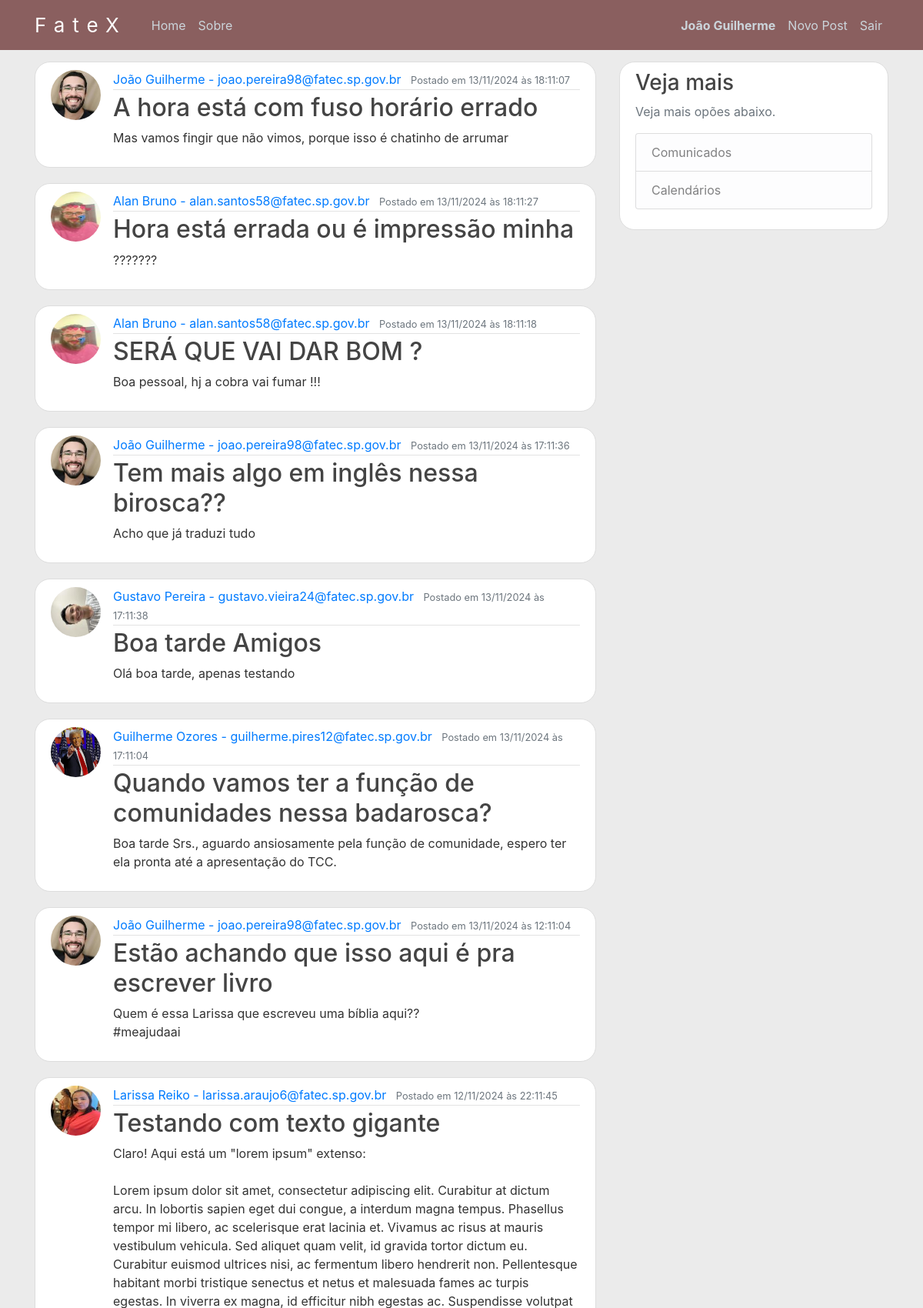
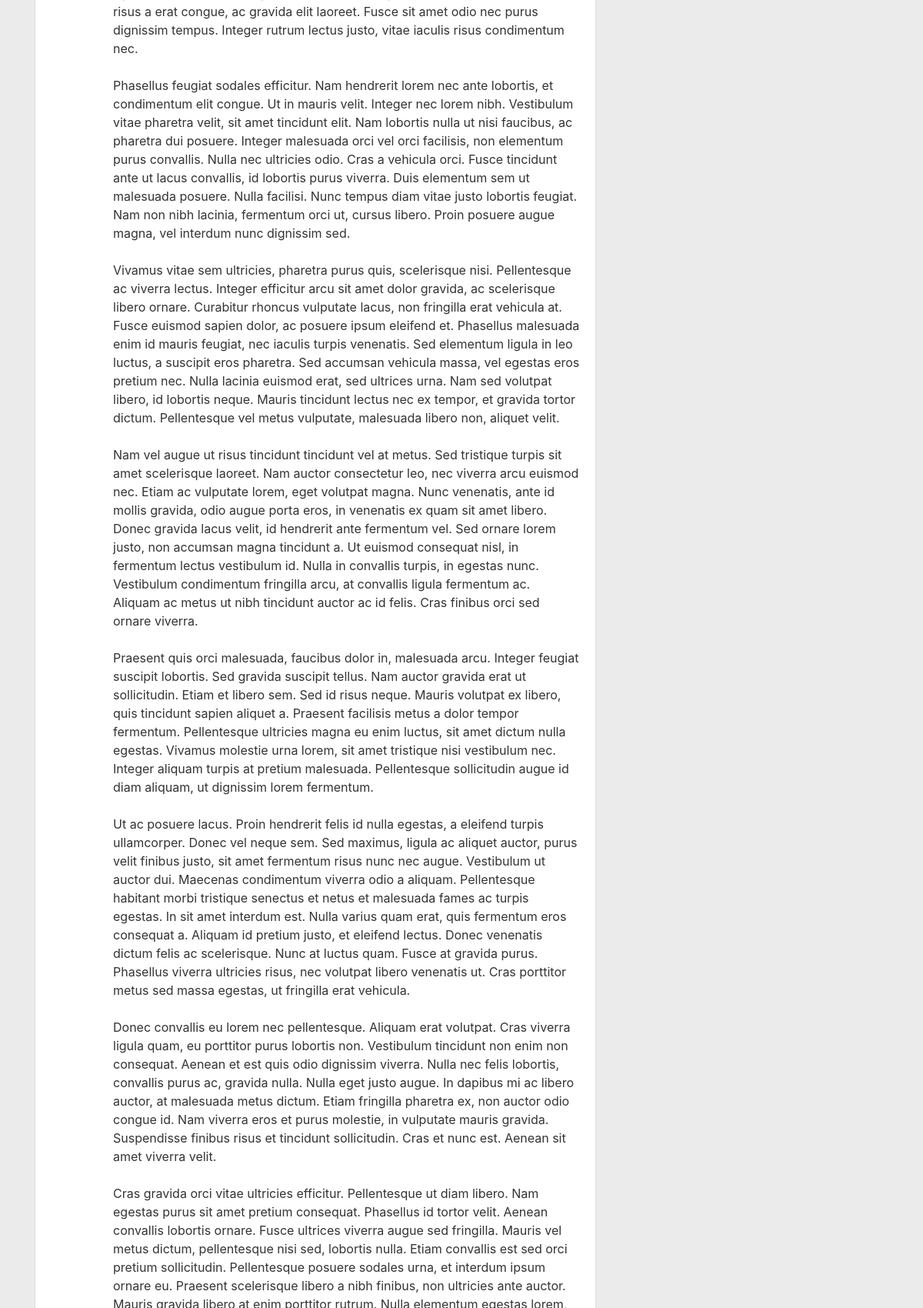
Screenshot of /home (signed in, upper part) with the database file from the repository (2 pictures, top to bottom).
### app/models.py (models this page shows, shortened)
class User(db.Model, UserMixin):
    id = db.Column(db.Integer, primary_key=True)
    username = db.Column(db.String(20), unique=True, nullable=False)
    email = db.Column(db.String(120), unique=True, nullable=False)
    image_file = db.Column(db.String(20), nullable=False, default='default.jpg')
    password = db.Column(db.String(60), nullable=False)
    posts = db.relationship('Post', backref='author', lazy=True)

class Post(db.Model):
    id = db.Column(db.Integer, primary_key=True)
    title = db.Column(db.String(100), nullable=False)
    date_posted = db.Column(db.DateTime, nullable=False, default = datetime.utcnow)
    content = db.Column(db.Text, nullable=False)
    user_id = db.Column(db.Integer, db.ForeignKey('user.id'), nullable=False)

### app/routes.py (the view)
@app.route("/")
@app.route("/home")
@login_required
def home():
    page = request.args.get('page', 1, type=int)
    posts = Post.query.order_by(Post.date_posted.desc()).paginate(page = page, per_page=15)
    return render_template('home.html', posts = posts)

### app/models.py (called while the page is built)
@login_manager.user_loader
def load_user(user_id):
    return User.query.get(int(user_id))

### app/templates/home.html (shortened to what this page needs)
{%extends "layout.html"%}
{%block content%}
{%for post in posts.items%}
<article class="media content-section">
    <img class="rounded-circle article-img" src="{{url_for('static', filename='profile_pics/' + post.author.image_file)}}">
    <div class="media-body">
        <div class="article-metadata">
            <a class="mr-2" href="{{url_for('user_posts', username=post.author.username)}}">{{ post.author.username }} - {{post.author.email}}</a>
            <small class="text-muted">Postado em {{ post.date_posted.strftime('%d/%m/%Y às %H:%m:%S') }}</small>
        </div>
        <h2><a class="article-title" href="{{url_for('post', post_id=post.id)}}">{{ post.title }}</a></h2>
        <p class="article-content">{{ post.content }}</p>
    </div>
</article>
{%endfor%}
{%endblock content%}

### app/templates/layout.html (shortened to what this page needs)
<!DOCTYPE html>
<html>
<head>
    <link rel="stylesheet" href="https://maxcdn.bootstrapcdn.com/bootstrap/4.0.0/css/bootstrap.min.css">
    <link rel="stylesheet" type="text/css" href="{{ url_for('static', filename='main.css') }}">
</head>
<body>
    <header class="site-header">
      <nav class="navbar navbar-expand-md navbar-dark bg-steel fixed-top">
        <div class="container">
          <a class="navbar-brand mr-4" href="/">FateX</a>
          <div class="collapse navbar-collapse" id="navbarToggle">
            <div class="navbar-nav mr-auto">
              <a class="nav-item nav-link" href="{{ url_for('home') }}">Home</a>
              <a class="nav-item nav-link" href="{{ url_for('about') }}">Sobre</a>
            </div>
            <div class="navbar-nav">
              {% if current_user.is_authenticated %}
                <strong><a class="nav-item nav-link" href="{{ url_for('account') }}">{{current_user.username}}</a></strong>
                <a class="nav-item nav-link" href="{{ url_for('new_post') }}">Novo Post</a>
                <a class="nav-item nav-link" href="{{ url_for('logout') }}">Sair</a>
              {% else %}
                <a class="nav-item nav-link" href="{{ url_for('login') }}">Entrar</a>
                <a class="nav-item nav-link" href="{{ url_for('register') }}">Cadastre-se</a>
              {% endif %}
            </div>
          </div>
        </div>
      </nav>
    </header>
    <main role="main" class="container">
      <div class="row">
        <div class="col-md-8">
          {% block content %}{% endblock %}
        </div>
        <div class="col-md-4">
          <div class="content-section">
            <h3>Veja mais</h3>
            <p class='text-muted'>Veja mais opões abaixo.
              <ul class="list-group">
                <li class="list-group-item list-group-item-light">Comunicados</li>
                <li class="list-group-item list-group-item-light">Calendários</li>
              </ul>
            </p>
          </div>
        </div>
      </div>
    </main>
</body>
</html>

### app/static/main.css (style rules this page uses)
body { background: #e6e6e6c7; color: #333333; margin-top: 5rem; }
h1, h2, h3, h4, h5, h6 { color: #444444; }
.bg-steel { background-color: #8a5f5f; }
.navbar-brand { font-size: 26px; letter-spacing: 10px; text-decoration: solid; }
.site-header .navbar-nav .nav-link { color: #cbd5db; }
.content-section { background: #ffffff; padding: 10px 20px; border: 1px solid #dddddd; border-radius: 20px; margin-bottom: 20px; }
.article-title { color: #444444; }
.article-content { white-space: pre-line; }
.article-img { height: 65px; width: 65px; margin-right: 16px; }
.article-metadata { padding-bottom: 1px; margin-bottom: 4px; border-bottom: 1px solid #e3e3e3 }

### rows the page displays
User: username "João Guilherme"
Post: image_file (picture), author.username "João Guilherme", author.email "joao.pereira98@fatec.sp.gov.br", date_posted "13/11/2024 às 18:11:07", title "A hora está com fuso horário errado", content "Mas vamos fingir que não vimos, porque isso é chatinho de arrumar"
Post: image_file (picture), author.username "Alan Bruno", author.email "alan.santos58@fatec.sp.gov.br", date_posted "13/11/2024 às 18:11:27", title "Hora está errada ou é impressão minha", content "???????"
Post: image_file (picture), author.username "Alan Bruno", author.email "alan.santos58@fatec.sp.gov.br", date_posted "13/11/2024 às 18:11:18", title "SERÁ QUE VAI DAR BOM ?", content "Boa pessoal, hj a cobra vai fumar !!!"
Post: image_file (picture), author.username "João Guilherme", author.email "joao.pereira98@fatec.sp.gov.br", date_posted "13/11/2024 às 17:11:36", title "Tem mais algo em inglês nessa birosca??", content "Acho que já traduzi tudo"
Post: image_file (picture), author.username "Gustavo Pereira", author.email "gustavo.vieira24@fatec.sp.gov.br", date_posted "13/11/2024 às 17:11:38", title "Boa tarde Amigos", content "Olá boa tarde, apenas testando"
Post: image_file (picture), author.username "Guilherme Ozores", author.email "guilherme.pires12@fatec.sp.gov.br", date_posted "13/11/2024 às 17:11:04", title "Quando vamos ter a função de comunidades nessa badarosca?", content "Boa tarde Srs., aguardo ansiosamente pela função de comunidade, espero ter ela pronta até a apresentação do TCC."
Post: image_file (picture), author.username "João Guilherme", author.email "joao.pereira98@fatec.sp.gov.br", date_posted "13/11/2024 às 12:11:04", title "Estão achando que isso aqui é pra escrever livro", content "Quem é essa Larissa que escreveu uma bíblia aqui?? #meajudaai"
Post: image_file (picture), author.username "Larissa Reiko", author.email "larissa.araujo6@fatec.sp.gov.br", date_posted "12/11/2024 às 22:11:45", title "Testando com texto gigante"
